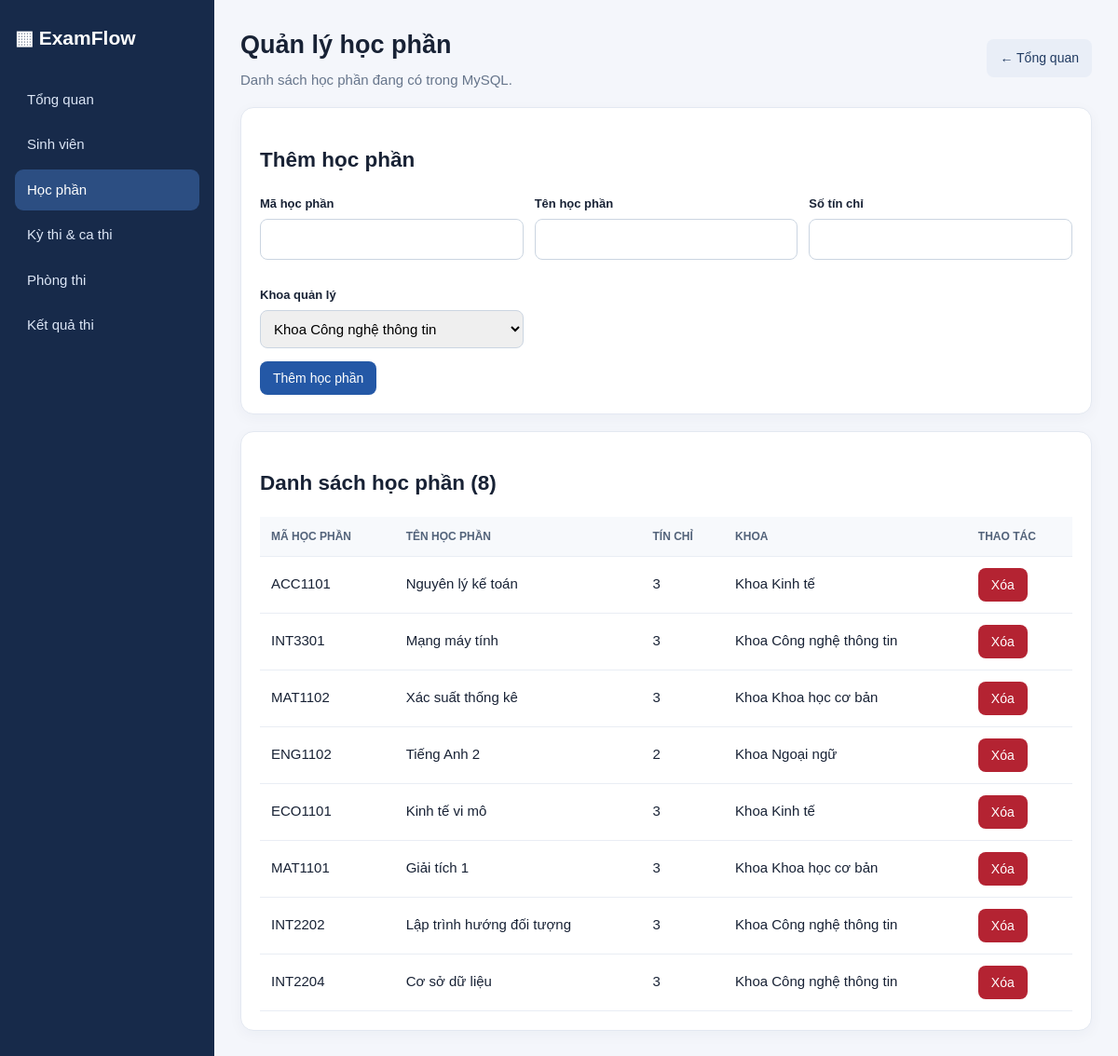
/courses.php, run on the app's committed database.
### tables this page shows
CREATE TABLE hoc_phan (
  id            INT AUTO_INCREMENT PRIMARY KEY,
  ma_hoc_phan   VARCHAR(15)  NOT NULL UNIQUE,
  ten_hoc_phan  VARCHAR(150) NOT NULL,
  so_tin_chi    SMALLINT     NOT NULL,
  khoa_id       INT NOT NULL COMMENT 'Khoa quản lý học phần',
  INDEX idx_hp_khoa (khoa_id),
  CONSTRAINT fk_hp_khoa FOREIGN KEY (khoa_id) REFERENCES khoa(id),
  CONSTRAINT ck_hp_tin_chi CHECK (so_tin_chi > 0)
);

CREATE TABLE khoa (
  id        INT AUTO_INCREMENT PRIMARY KEY,
  ma_khoa   VARCHAR(10)  NOT NULL UNIQUE,
  ten_khoa  VARCHAR(150) NOT NULL UNIQUE
);

### courses.php (the view, shortened to what this page needs)
<?php
require __DIR__.'/config/database.php';function h($v){return htmlspecialchars((string)$v,ENT_QUOTES,'UTF-8');}
$khoas=$pdo->query('SELECT id,ten_khoa FROM khoa ORDER BY ten_khoa')->fetchAll();$rows=$pdo->query('SELECT hp.*,k.ten_khoa FROM hoc_phan hp JOIN khoa k ON k.id=hp.khoa_id ORDER BY hp.id DESC')->fetchAll();
?><!doctype html><html lang="vi"><head><meta charset="utf-8"><meta name="viewport" content="width=device-width,initial-scale=1"><title>Học phần - ExamFlow</title><link rel="stylesheet" href="assets/style.css"></head><body><div class="layout"><aside class="sidebar"><div class="brand">▦ ExamFlow</div><a href="index.php">Tổng quan</a><a href="students.php">Sinh viên</a><a class="active" href="courses.php">Học phần</a><a href="exams.php">Kỳ thi & ca thi</a><a href="rooms.php">Phòng thi</a><a href="results.php">Kết quả thi</a></aside><main class="main"><div class="top"><div><h1>Quản lý học phần</h1><div class="muted">Danh sách học phần đang có trong MySQL.</div></div><a class="btn secondary" href="index.php">← Tổng quan</a></div><?php if($msg):?><div class="notice"><?=h($msg)?></div><?php endif?><?php if($err):?><div class="notice error"><?=h($err)?></div><?php endif?><div class="panel"><h2>Thêm học phần</h2><form method="post"><input type="hidden" name="action" value="add"><div class="formgrid"><div><label>Mã học phần</label><input name="ma_hoc_phan" required maxlength="15"></div><div><label>Tên học phần</label><input name="ten_hoc_phan" required maxlength="150"></div><div><label>Số tín chỉ</label><input type="number" name="so_tin_chi" min="1" required></div><div><label>Khoa quản lý</label><select name="khoa_id" required><?php foreach($khoas as $k):?><option value="<?=$k['id']?>"><?=h($k['ten_khoa'])?></option><?php endforeach?></select></div></div><button class="btn">Thêm học phần</button></form></div><div class="panel"><h2>Danh sách học phần (<?=count($rows)?>)</h2><table><thead><tr><th>Mã học phần</th><th>Tên học phần</th><th>Tín chỉ</th><th>Khoa</th><th>Thao tác</th></tr></thead><tbody><?php foreach($rows as $r):?><tr><td><?=h($r['ma_hoc_phan'])?></td><td><?=h($r['ten_hoc_phan'])?></td><td><?=h($r['so_tin_chi'])?></td><td><?=h($r['ten_khoa'])?></td><td><form method="post" onsubmit="return confirm('Xóa học phần này?')"><input type="hidden" name="action" value="delete"><input type="hidden" name="id" value="<?=$r['id']?>"><button class="btn danger">Xóa</button></form></td></tr><?php endforeach?></tbody></table></div></main></div></body></html>

### assets/style.css (style rules this page uses)
* { box-sizing:border-box }
body { margin:0;background:#f4f6fb;color:#182235;font:15px/1.5 Arial,sans-serif }
.layout { display:flex;min-height:100vh }
.sidebar { width:230px;background:#172a4a;color:#fff;padding:25px 16px }
.brand { font-size:21px;font-weight:bold;margin:0 0 28px }
.sidebar a { display:block;color:#dce6f6;text-decoration:none;padding:11px 13px;border-radius:9px;margin:4px 0 }
.sidebar a:hover,.sidebar a.active { background:#2c4e82;color:#fff }
.main { flex:1;padding:28px;min-width:0 }
.top { display:flex;justify-content:space-between;align-items:center;gap:12px;flex-wrap:wrap }
.top h1 { margin:0 0 6px;font-size:27px }
.muted { color:#66758b }
.card,.panel { background:#fff;border:1px solid #e3e8f1;border-radius:14px;padding:20px;box-shadow:0 4px 15px #172a4a0a }
.panel { margin-top:18px;overflow-x:auto }
.btn { display:inline-block;border:0;border-radius:8px;padding:10px 14px;background:#2458a6;color:white;text-decoration:none;cursor:pointer;font-size:14px }
.btn.secondary { background:#e9eef7;color:#203a61 }
.btn.danger { background:#b42332 }
input,select { width:100%;padding:10px;border:1px solid #cbd5e1;border-radius:8px;margin:5px 0 14px;font:inherit }
label { font-weight:600;font-size:13px }
table { border-collapse:collapse;width:100%;min-width:600px }
th,td { text-align:left;padding:12px;border-bottom:1px solid #e9edf4 }
th { background:#f7f9fc;color:#53637a;font-size:12px;text-transform:uppercase }
.formgrid { display:grid;grid-template-columns:repeat(auto-fit,minmax(220px,1fr));gap:12px }

### data on the page
hoc_phan: ma_hoc_phan "ACC1101", ten_hoc_phan "Nguyên lý kế toán", so_tin_chi "3", khoa.ten_khoa "Khoa Kinh tế"
hoc_phan: ma_hoc_phan "INT3301", ten_hoc_phan "Mạng máy tính", so_tin_chi "3", khoa.ten_khoa "Khoa Công nghệ thông tin"
hoc_phan: ma_hoc_phan "MAT1102", ten_hoc_phan "Xác suất thống kê", so_tin_chi "3", khoa.ten_khoa "Khoa Khoa học cơ bản"
hoc_phan: ma_hoc_phan "ENG1102", ten_hoc_phan "Tiếng Anh 2", so_tin_chi "2", khoa.ten_khoa "Khoa Ngoại ngữ"
hoc_phan: ma_hoc_phan "ECO1101", ten_hoc_phan "Kinh tế vi mô", so_tin_chi "3", khoa.ten_khoa "Khoa Kinh tế"
hoc_phan: ma_hoc_phan "MAT1101", ten_hoc_phan "Giải tích 1", so_tin_chi "3", khoa.ten_khoa "Khoa Khoa học cơ bản"
hoc_phan: ma_hoc_phan "INT2202", ten_hoc_phan "Lập trình hướng đối tượng", so_tin_chi "3", khoa.ten_khoa "Khoa Công nghệ thông tin"
hoc_phan: ma_hoc_phan "INT2204", ten_hoc_phan "Cơ sở dữ liệu", so_tin_chi "3", khoa.ten_khoa "Khoa Công nghệ thông tin"

### other printed values
count($rows) "8"
form field khoa_id "Khoa Công nghệ thông tin"
